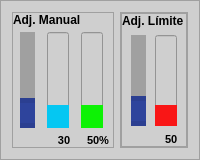
                <widget class="QFrame" name="frame_10">
                 <property name="styleSheet">
                  <string notr="true">background-color: rgb(207, 207, 207);</string>
                 </property>
                 <property name="frameShape">
                  <enum>QFrame::StyledPanel</enum>
                 </property>
                 <property name="frameShadow">
                  <enum>QFrame::Raised</enum>
                 </property>
                 <layout class="QHBoxLayout" name="horizontalLayout_6" stretch="6,4">
                  <item>
                   <widget class="QFrame" name="frame_11">
                    <property name="frameShape">
                     <enum>QFrame::StyledPanel</enum>
                    </property>
                    <property name="frameShadow">
                     <enum>QFrame::Raised</enum>
                    </property>
                    <layout class="QVBoxLayout" name="verticalLayout_20">
                     <property name="spacing">
                      <number>5</number>
                     </property>
                     <property name="leftMargin">
                      <number>0</number>
                     </property>
                     <property name="topMargin">
                      <number>0</number>
                     </property>
                     <property name="rightMargin">
                      <number>0</number>
                     </property>
                     <property name="bottomMargin">
                      <number>0</number>
                     </property>
                     <item>
                      <widget class="QLabel" name="label_7">
                       <property name="font">
                        <font>
                         <pointsize>9</pointsize>
                         <weight>75</weight>
                         <bold>true</bold>
                        </font>
                       </property>
                       <property name="text">
                        <string>Adj. Manual</string>
                       </property>
                      </widget>
                     </item>
                     <item>
                      <layout class="QHBoxLayout" name="horizontalLayout_10" stretch="0,4,4">
                       <item>
                        <widget class="QSlider" name="slider_manual_1">
                         <property name="styleSheet">
                          <string notr="true">QSlider::groove:vertical {
    background: rgb(160, 160, 160);  /* Color de la barra */
    width: 25px;  /* Ancho de la barra */
    border-radius: 2px;
}

QSlider::handle:vertical {
    background: rgb(46, 68, 156 );  /* Color oscuro del indicador */
    border: 5px solid rgb(43, 63, 145 );  /* Borde más definido */
    width: 20px;  /* Ancho del indicador */
    height: 20px;  /* Altura del indicador */
    border-radius: 20px;
}

QSlider::handle:vertical:hover {
    background:rgb(43, 63, 145);  /* Color al pasar el cursor */
}</string>
                         </property>
                         <property name="orientation">
                          <enum>Qt::Vertical</enum>
                         </property>
                        </widget>
                       </item>
                       <item>
                        <widget class="QProgressBar" name="barra_manual_1">
                         <property name="styleSheet">
                          <string notr="true">QProgressBar::chunk {
    background-color: #05C7F2; /* Cambia el color del nivel de agua */	
}

</string>
                         </property>
                         <property name="value">
                          <number>24</number>
                         </property>
                         <property name="textVisible">
                          <bool>false</bool>
                         </property>
                         <property name="orientation">
                          <enum>Qt::Vertical</enum>
                         </property>
                        </widget>
                       </item>
                       <item>
                        <widget class="QProgressBar" name="barra_porcentaje_1">
                         <property name="styleSheet">
                          <string notr="true">QProgressBar::chunk {
    background-color: #0DF205; /* Cambia el color del nivel de agua */	
}

</string>
                         </property>
                         <property name="value">
                          <number>24</number>
                         </property>
                         <property name="textVisible">
                          <bool>false</bool>
                         </property>
                         <property name="orientation">
                          <enum>Qt::Vertical</enum>
                         </property>
                        </widget>
                       </item>
                      </layout>
                     </item>
                     <item>
                      <layout class="QHBoxLayout" name="horizontalLayout_32" stretch="13,17,12">
                       <item>
                        <widget class="QLabel" name="label_8">
                         <property name="text">
                          <string/>
                         </property>
                         <property name="alignment">
                          <set>Qt::AlignRight|Qt::AlignTrailing|Qt::AlignVCenter</set>
                         </property>
                        </widget>
                       </item>
                       <item>
                        <widget class="QLabel" name="value_manual_1">
                         <property name="font">
                          <font>
                           <pointsize>8</pointsize>
                           <weight>75</weight>
                           <bold>true</bold>
                          </font>
                         </property>
                         <property name="text">
                          <string>30</string>
                         </property>
                         <property name="alignment">
                          <set>Qt::AlignCenter</set>
                         </property>
                        </widget>
                       </item>
                       <item>
                        <widget class="QLabel" name="value_porcentaje_1">
                         <property name="font">
                          <font>
                           <pointsize>8</pointsize>
                           <weight>75</weight>
                           <bold>true</bold>
                          </font>
                         </property>
                         <property name="text">
                          <string>50%</string>
                         </property>
                         <property name="alignment">
                          <set>Qt::AlignLeading|Qt::AlignLeft|Qt::AlignVCenter</set>
                         </property>
                        </widget>
                       </item>
                      </layout>
                     </item>
                    </layout>
                   </widget>
                  </item>
                  <item>
                   <widget class="QFrame" name="frame_13">
                    <property name="frameShape">
                     <enum>QFrame::StyledPanel</enum>
                    </property>
                    <property name="frameShadow">
                     <enum>QFrame::Raised</enum>
                    </property>
                    <layout class="QVBoxLayout" name="verticalLayout_37">
                     <property name="spacing">
                      <number>0</number>
                     </property>
                     <property name="leftMargin">
                      <number>0</number>
                     </property>
                     <property name="topMargin">
                      <number>0</number>
                     </property>
                     <property name="rightMargin">
                      <number>0</number>
                     </property>
                     <property name="bottomMargin">
                      <number>0</number>
                     </property>
                     <item>
                      <widget class="QFrame" name="frame_24">
                       <property name="frameShape">
                        <enum>QFrame::StyledPanel</enum>
                       </property>
                       <property name="frameShadow">
                        <enum>QFrame::Raised</enum>
                       </property>
                       <layout class="QVBoxLayout" name="verticalLayout_34">
                        <property name="spacing">
                         <number>5</number>
                        </property>
                        <property name="leftMargin">
                         <number>0</number>
                        </property>
                        <property name="topMargin">
                         <number>0</number>
                        </property>
                        <property name="rightMargin">
                         <number>0</number>
                        </property>
                        <property name="bottomMargin">
                         <number>0</number>
                        </property>
                        <item>
                         <widget class="QLabel" name="label_17">
                          <property name="font">
                           <font>
                            <pointsize>9</pointsize>
                            <weight>75</weight>
                            <bold>true</bold>
                           </font>
                          </property>
                          <property name="text">
                           <string>Adj. Límite</string>
                          </property>
                         </widget>
                        </item>
                        <item>
                         <layout class="QHBoxLayout" name="horizontalLayout_22">
                          <property name="spacing">
                           <number>2</number>
                          </property>
                          <property name="leftMargin">
                           <number>2</number>
                          </property>
                          <property name="topMargin">
                           <number>2</number>
                          </property>
                          <property name="rightMargin">
                           <number>2</number>
                          </property>
                          <property name="bottomMargin">
                           <number>2</number>
                          </property>
                          <item>
                           <widget class="QSlider" name="slider_limite_1">
                            <property name="styleSheet">
                             <string notr="true">QSlider::groove:vertical {
    background: rgb(160, 160, 160);  /* Color de la barra */
    width: 25px;  /* Ancho de la barra */
    border-radius: 2px;
}

QSlider::handle:vertical {
    background: rgb(46, 68, 156 );  /* Color oscuro del indicador */
    border: 5px solid rgb(43, 63, 145 );  /* Borde más definido */
    width: 20px;  /* Ancho del indicador */
    height: 20px;  /* Altura del indicador */
    border-radius: 20px;
}

QSlider::handle:vertical:hover {
    background:rgb(43, 63, 145);  /* Color al pasar el cursor */
}</string>
                            </property>
                            <property name="orientation">
                             <enum>Qt::Vertical</enum>
                            </property>
                           </widget>
                          </item>
                          <item>
                           <widget class="QProgressBar" name="barra_limite_1">
                            <property name="styleSheet">
                             <string notr="true">QProgressBar::chunk {
    background-color: rgb(249, 22, 22); /* Cambia el color del nivel de agua */	
}
</string>
                            </property>
                            <property name="value">
                             <number>24</number>
                            </property>
                            <property name="textVisible">
                             <bool>false</bool>
                            </property>
                            <property name="orientation">
                             <enum>Qt::Vertical</enum>
                            </property>
                           </widget>
                          </item>
                         </layout>
                        </item>
                        <item>
                         <layout class="QHBoxLayout" name="horizontalLayout_38" stretch="7,4">
                          <item>
                           <widget class="QLabel" name="label_36">
                            <property name="font">
                             <font>
                              <pointsize>8</pointsize>
                             </font>
                            </property>
                            <property name="text">
                             <string/>
                            </property>
                           </widget>
                          </item>
                          <item>
                           <widget class="QLabel" name="value_limite_1">
                            <property name="font">
                             <font>
                              <pointsize>8</pointsize>
                              <weight>75</weight>
                              <bold>true</bold>
                             </font>
                            </property>
                            <property name="text">
                             <string>50</string>
                            </property>
                            <property name="alignment">
                             <set>Qt::AlignLeading|Qt::AlignLeft|Qt::AlignVCenter</set>
                            </property>
                           </widget>
                          </item>
                         </layout>
                        </item>
                       </layout>
                      </widget>
                     </item>
                    </layout>
                   </widget>
                  </item>
                 </layout>
                </widget>
